Frame 1 (no input): blank canvas, image omitted
Frame 60 (the mouse pressed at the canvas centre just before this capture): blank canvas, image omitted
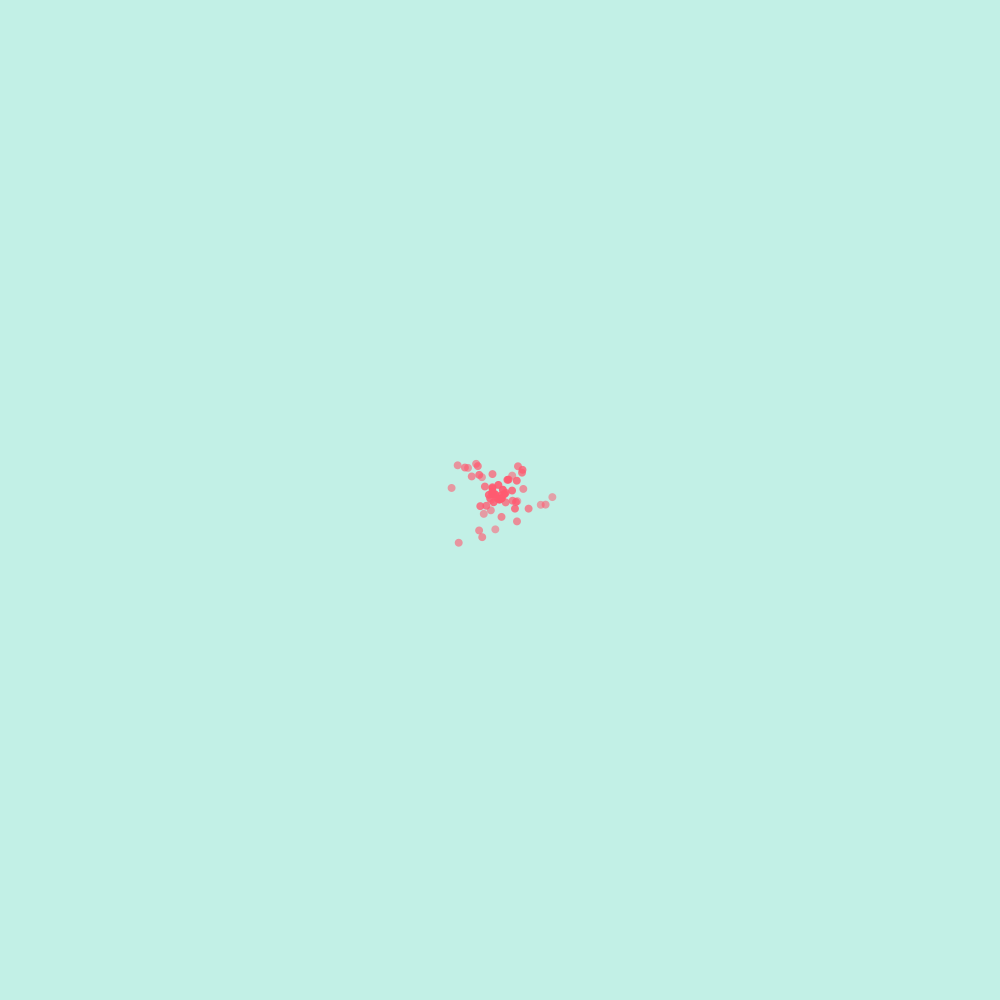
Frame 120 (the mouse held since frame 60 and released just before this capture)

The Processing sketch whose frames 1 and 60 were blank and that drew this single picture after the mouse press (run headless with seeded random() and noise(); from frame 60 on, the mouse is pressed at the canvas centre):

// Processing sketch: zuoye
// ── zuoye.pde
import java.util.Iterator;
ArrayList<ParticleSystem>systems;

void setup(){
  size(1000,1000);
 systems=new ArrayList<ParticleSystem>();
 
}
void draw(){
  background(#C2F0E6);
 for(ParticleSystem ps:systems){
   ps.run();
   ps.addParticle();
 }
}
void mousePressed(){
  systems.add(new ParticleSystem(new PVector(mouseX,mouseY)));
}





  
 

// ── particlesystem.pde
class ParticleSystem{
 ArrayList<Particle>plist;
 PVector psxy;
 
  ParticleSystem(PVector setxy){
    psxy=setxy.get();
    plist=new ArrayList<Particle>();
  }
  void addParticle(){
    plist.add(new Particle(psxy));
  }
  void run(){
   Iterator<Particle>it=plist.iterator();
   while(it.hasNext()){
     Particle p=it.next();
     p.update();
     p.display();
     if(p.isDead()){
       it.remove();
     }
   }
  }
}

// ── sigle_particle.pde
class Particle{
  PVector exy,espeed,espeedadd;
  float elife;
  
  Particle(PVector lxy){
    exy=lxy.get();
    espeedadd=new PVector(0,0.05);
    espeed=new PVector(random(-1,1),random(-2,0));
    elife=250;
  }
  boolean isDead(){
    if(elife<0.0){
      return true;
    }else{
      return false;
    }
  }
  
  void update(){
    espeed.add(espeedadd);
    exy.add(espeed);
    elife-=2.0;
  }
  void display(){
    noStroke();
    fill(#FF5A70,elife);
    ellipse(exy.x,exy.y,8,8);
  }
}
    
